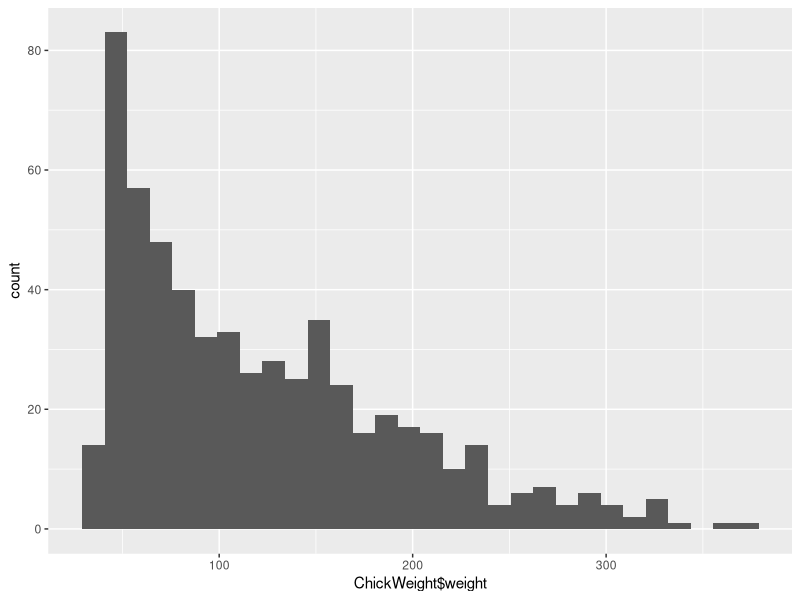
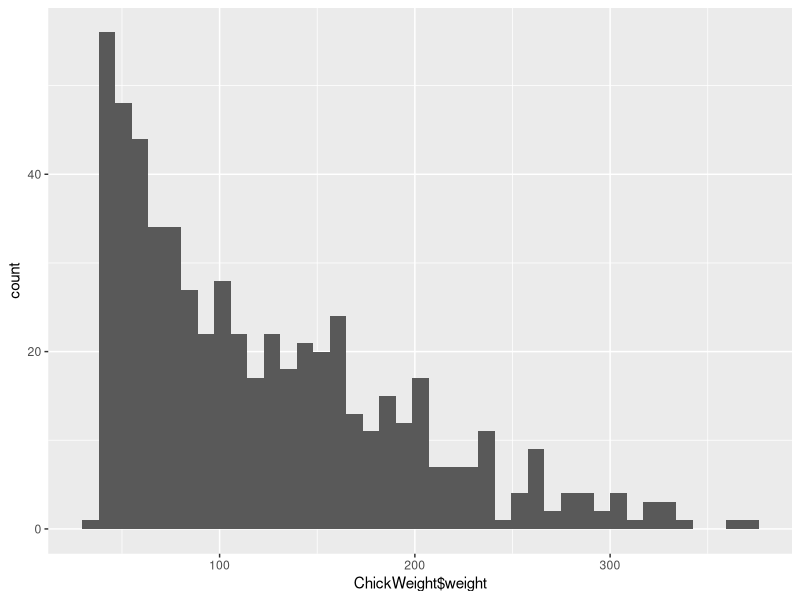
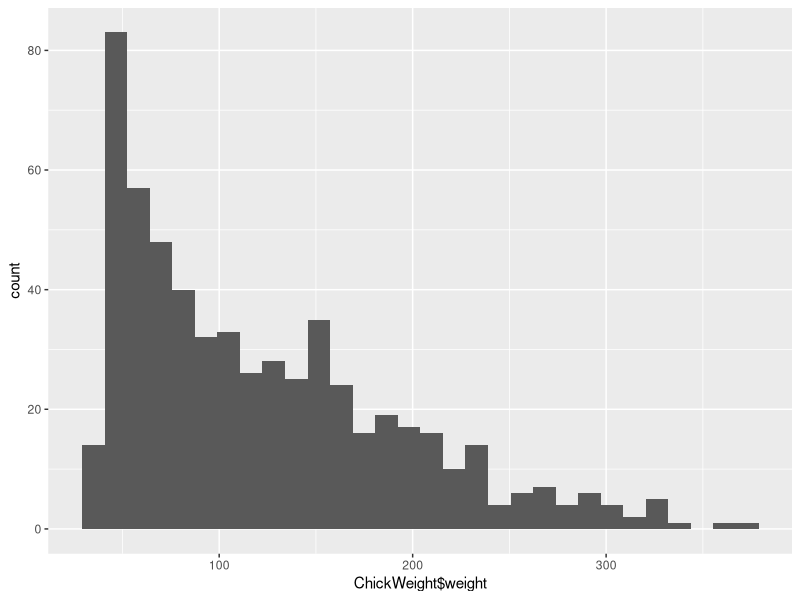
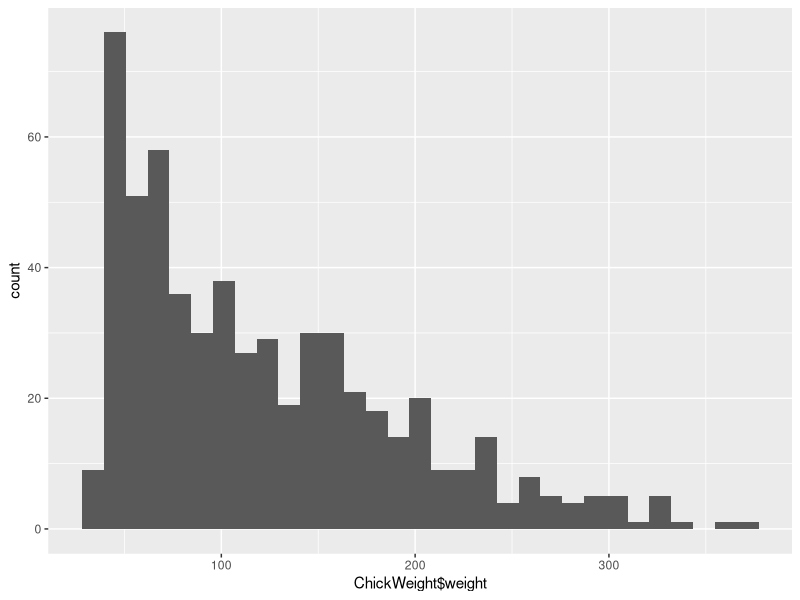
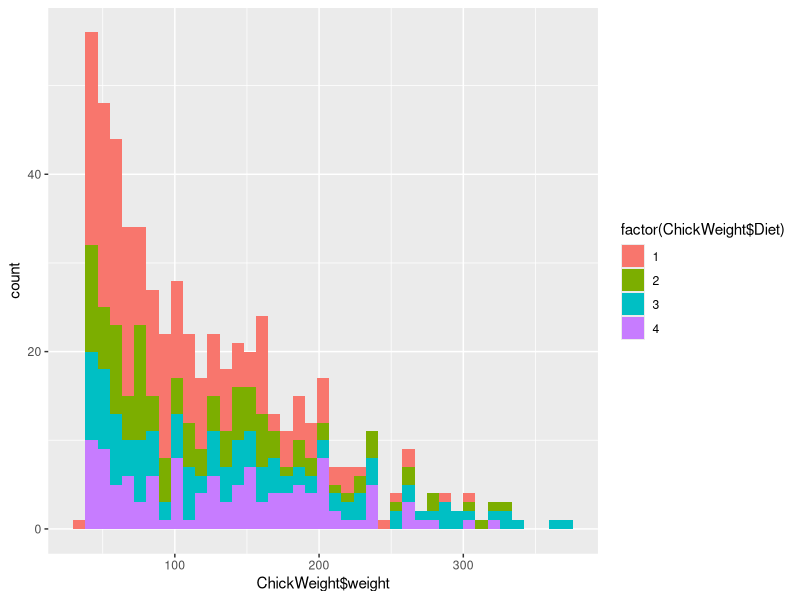
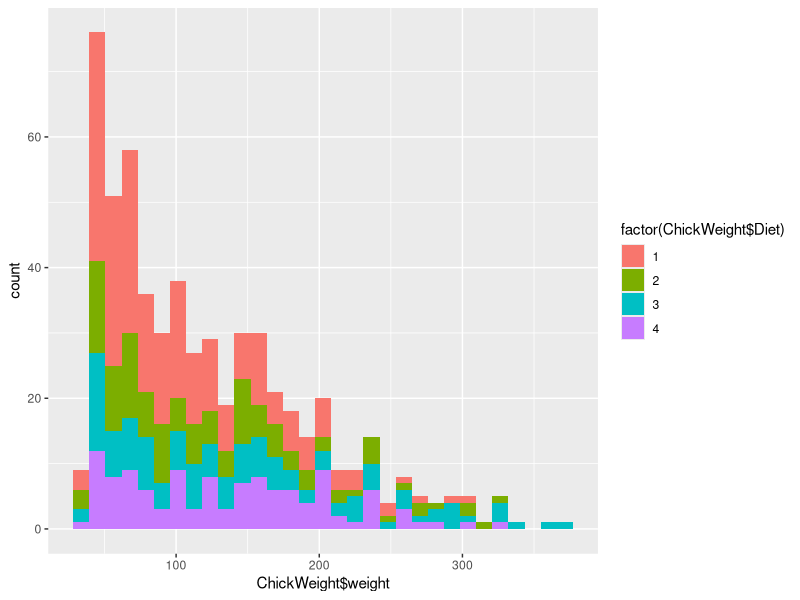
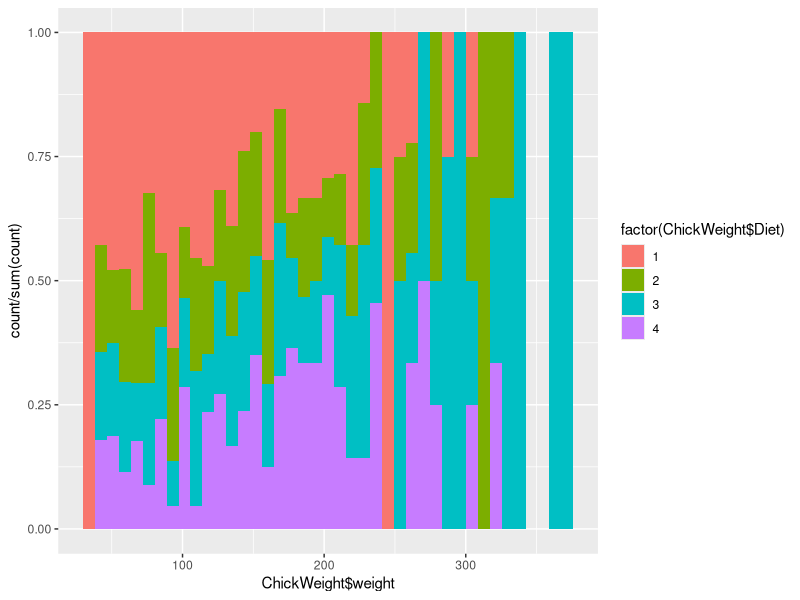
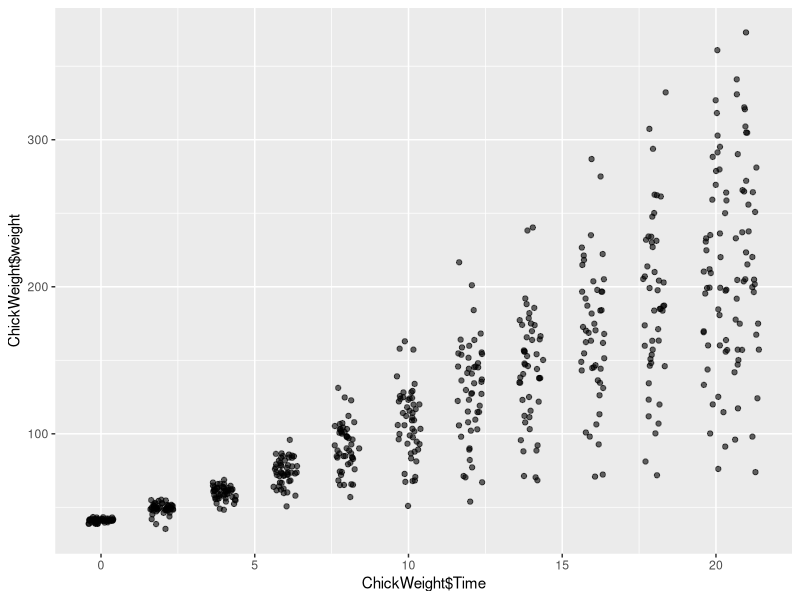

R code for these plots, in order:
library(ggthemes)
library(tidyverse)
library(dplyr)
library(lubridate)

??ChickWeight
data("ChickWeight")

chicks<- ggplot (ChickWeight, aes(x=ChickWeight$weight))

chicks+ geom_histogram()
diff(range(ChickWeight$weight)) / 40
chicks + geom_histogram(binwidth = 8.45)

# R suggests I use 30 instead, which gives me 11.26 for bins

chicks+ geom_histogram()
diff(range(ChickWeight$weight)) / 30
chicks + geom_histogram(binwidth = 11.26)

ggplot(ChickWeight, aes (x=ChickWeight$weight, fill = factor(ChickWeight$Diet))) +
  geom_histogram(binwidth = 8.45)

ggplot(ChickWeight, aes (x=ChickWeight$weight, fill = factor(ChickWeight$Diet))) +
  geom_histogram(binwidth = 11.26)

ggplot(ChickWeight, aes (x=ChickWeight$weight, fill = factor(ChickWeight$Diet))) +
  geom_histogram(aes( y= ..count../sum(..count..)),
                 binwidth = 8.45, position = "fill")

ggplot(ChickWeight, aes(x=ChickWeight$Time, y= ChickWeight$weight)) + 
  geom_jitter(alpha=.6)

ggplot(ChickWeight, aes(x=ChickWeight$Time, y= ChickWeight$weight, color = ChickWeight$Diet)) + 
  geom_jitter(alpha= 0.6) +
  stat_smooth(method = "lm", se=FALSE, col ="grey")



data("WWWusage")
??WWWusage
str(WWWusage)

www <- data.frame (usage = as.matrix(WWWusage), use_time=time(WWWusage))

ggplot(www, aes(x=use_time, y=usage)) +
  geom_line()



data("airquality")
??airquality
str(airquality)

ggplot(airquality, aes(x=Day, y=Temp)) +
  geom_line()

airquality$new_date <- paste(airquality$Month, airquality$Day, "1973", sep="-")
airquality$new_date <- mdy (airquality$new_date)
glimpse(airquality)

ggplot(airquality, aes(x= new_date, y=Temp)) + geom_line ()



